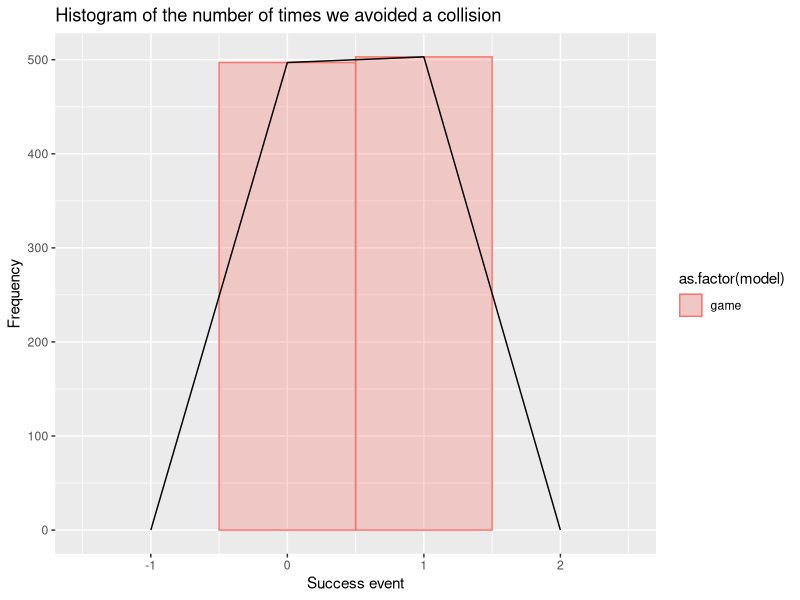

This chart was generated by the following R code:
#A game that describes the purely cooperative situation.
#this is a very simple game with no strategy
#You and I walk towards each other on the sidewalk in chennai. We can each decide whether to go to our respective left 
#or respective right. And if we pick the same side then all is good. We avoid a collision. 
#If we don't, then we do collide and that's equally bad for both of us. 

situation <- matrix(c('ok','collide','collide','ok'), ncol=2)
 colnames(situation) <- c('you-left', 'you-right')
 rownames(situation) <- c('I-left', 'I-right')
 situation.table <- as.table(situation)
View(situation)

library(ggplot2)


no.iters=1000

run.game=function(iters){
  #method 1
  so_far = rep(0,iters)
  for(i in 1:iters) {
  #We don't ask each other but we rely on our intuition and sample from ('left' , 'right') for you and me
    for_me=sample(c('left','right'),1)
    for_you=sample(c('left','right'),1)
  #sample 'l' or 'r' for me
    if(for_me==for_you)
      result=1
    else
      result=0
  #if same, add to success count
    
    so_far[i] =result 
    
  }
  #method 2
  #sample for you
  #you indicate to me
  #I choose same
  #show success 100
  return (so_far)
}

walking_on_street=run.game(no.iters)

ggplot(data.frame(model=c(rep('game',no.iters)),
                  values=walking_on_street)) +
  aes(x=values) +
  geom_histogram(position="dodge",stat="bin",binwidth=1,
                 aes(fill=as.factor(model),
                     colour=as.factor(model)),alpha=0.3) +
  geom_freqpoly(binwidth=1) + 
  labs(title="Histogram of the number of times we avoided a collision",
       x="Success event",
       y="Frequency")
